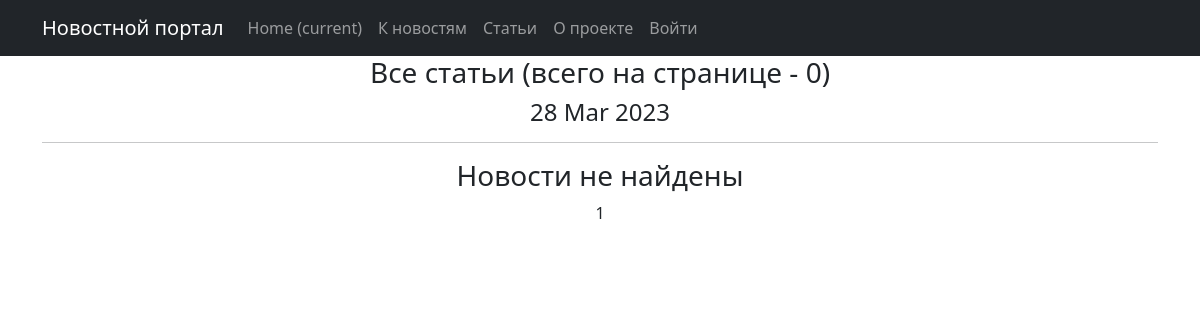
Before: /posts/articles/ with the older database file.
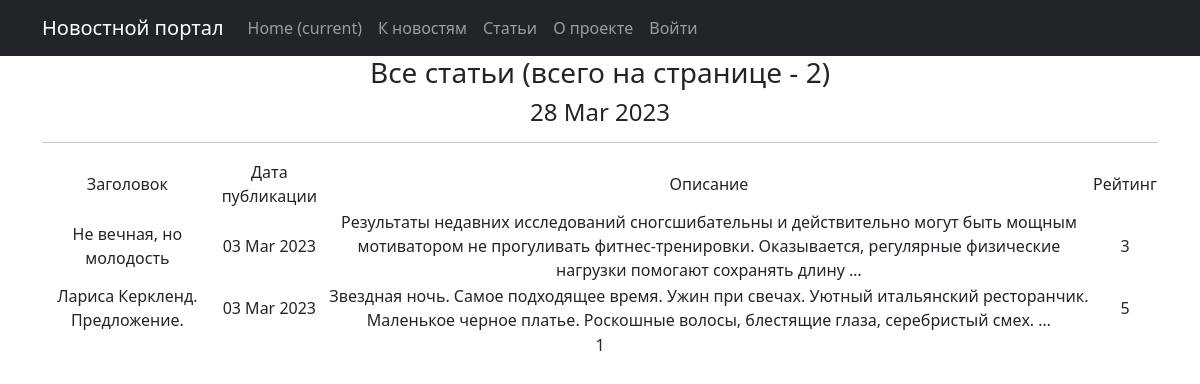
After: the same page with the newer database file.
### news/models.py (models this page shows, shortened)
class Post(models.Model):
    author = models.ForeignKey(Author, on_delete=models.CASCADE)
    content = models.CharField(max_length=2, choices=CONTENTS)
    time_in = models.DateTimeField(auto_now_add=True)
    category = models.ManyToManyField(Category, through='PostCategory')
    title = models.CharField(max_length=255,)
    content_text = models.TextField()
    content_rate = models.IntegerField(default=1)

### news/views.py (the view)
# urls.py: path('articles/', ArticlesList.as_view(), name='articles_list'),
class ArticlesList(ListView):
    model = Post
    queryset = Post.objects.filter(content = 'AC')
    ordering = '-time_in'
    template_name = 'articles.html'
    context_object_name = 'articles'
    paginate_by = 10
    def get_queryset(self):
        queryset = super().get_queryset()
        self.filterset = PostFilter(self.request.GET, queryset)
        return self.filterset.qs
    def get_context_data(self, **kwargs):
        context = super().get_context_data(**kwargs)
        context['time_now'] = datetime.utcnow()
        context['filterset'] = self.filterset
        return context

### news/templatetags/custom_filters.py (called while the page is built)
@register.filter()
@stringfilter #чтобы не вызывать ошибки, приведем в строку
def censor(value, bad_words = bad_list):
    words = value.split()#разделим строку
    new_line=''
    for word in words:
        if word.lower() in bad_words in bad_words:
            new_line += word[0] #если да, первый символ оставляем
            for i in word[1:]:
                new_line += '*'#остальные заменяем на *
            new_line += ' '
        elif (word[:-1].lower()) in bad_words:
            new_line += word[0]
            for i in word[1:-1]:
                new_line += '*'
            new_line += (word[-1] + ' ')
        else:
            new_line += (word + ' ')
    return new_line.rstrip()

### templates/articles.html (shortened to what this page needs)
{% extends 'flatpages/default.html' %}
{% load custom_filters %}
{% load custom_tags %}
{% block content %}
    <h3>Все статьи (всего на странице - {{ articles|length}})</h3>
    <h4>{{ time_now|date:'d M Y'}}</h4>
    <hr>
    {% if articles %}
       <table>
           <tr>
               <td>Заголовок</td>
               <td>Дата публикации</td>
               <td>Описание</td>
               <td>Рейтинг</td>
           </tr>
           {% for post in articles %}
           <tr>
               <td>{{ post.title|censor }}</td>
               <td>{{ post.time_in|date:'d M Y' }}</td>
               <td>{{ post.content_text|censor|truncatewords:20 }}</td>
               <td>{{ post.content_rate }}</td>
           </tr>
           {% endfor %}
       </table>
    {% else %}
        <h3>Новости не найдены</h3>
    {% endif %}
   {{ page_obj.number }}
{% endblock content %}

Changed rows visible on the page:
now on this page (row edited): Post: title|censor "Не вечная, но молодость", time_in "03 Mar 2023", content_text|censor "Результаты недавних исследований сногсшибательны и действительно могут быть мощным мотиватором не прогуливать фитнес-тренировки. Оказывается, регулярные физические нагрузки помогают сохранять длину …", content_rate "3"
now on this page (row edited): Post: title|censor "Лариса Керкленд. Предложение.", time_in "03 Mar 2023", content_text|censor "Звездная ночь. Самое подходящее время. Ужин при свечах. Уютный итальянский ресторанчик. Маленькое черное платье. Роскошные волосы, блестящие глаза, серебристый смех. …", content_rate "5"
Other visible differences:
{{ articles|length }}: "0" → "2"
text no longer shown: "Новости не найдены"
text now shown: "Заголовок Дата публикации Описание Рейтинг"
